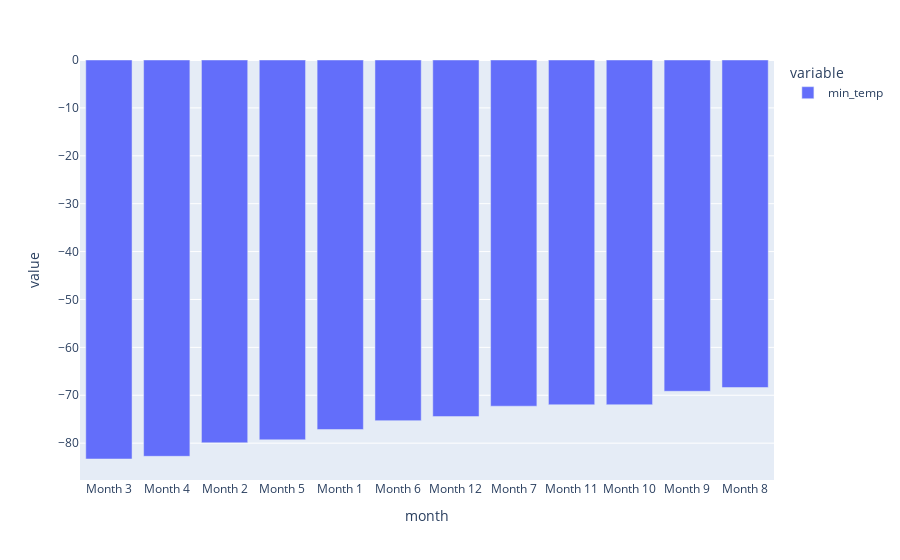

The cell this chart's notebook holds for it:
### Code cell
# Plot a bar chart of the average min_temp by mont
sorted_avg_temp = avg_temp.sort_values(by= 'min_temp', ascending=True)
px.bar(sorted_avg_temp)

### Figure 1 — Plotly figure (JSON) as saved in the notebook; plotly's stock layout.template omitted (floating-point values rounded to 4 significant figures)
{"data": [{"alignmentgroup": "True", "hovertemplate": "variable=min_temp<br>month=%{x}<br>value=%{y}<extra></extra>", "legendgroup": "min_temp", "marker": {"color": "#636efa", "pattern": {"shape": ""}}, "name": "min_temp", "offsetgroup": "min_temp", "orientation": "v", "showlegend": true, "textposition": "auto", "type": "bar", "x": ["Month 3", "Month 4", "Month 2", "Month 5", "Month 1", "Month 6", "Month 12", "Month 7", "Month 11", "Month 10", "Month 9", "Month 8"], "xaxis": "x", "y": [-83.31, -82.75, -79.93, -79.31, -77.16, -75.3, -74.45, -72.28, -71.99, -71.98, -69.17, -68.38], "yaxis": "y"}], "layout": {"autosize": true, "barmode": "relative", "legend": {"title": {"text": "variable"}, "tracegroupgap": 0}, "margin": {"t": 60}, "xaxis": {"anchor": "y", "autorange": true, "domain": [0, 1], "range": [-0.5, 11.5], "title": {"text": "month"}, "type": "category"}, "yaxis": {"anchor": "x", "autorange": true, "domain": [0, 1], "range": [-87.69, 0], "title": {"text": "value"}, "type": "linear"}}}
